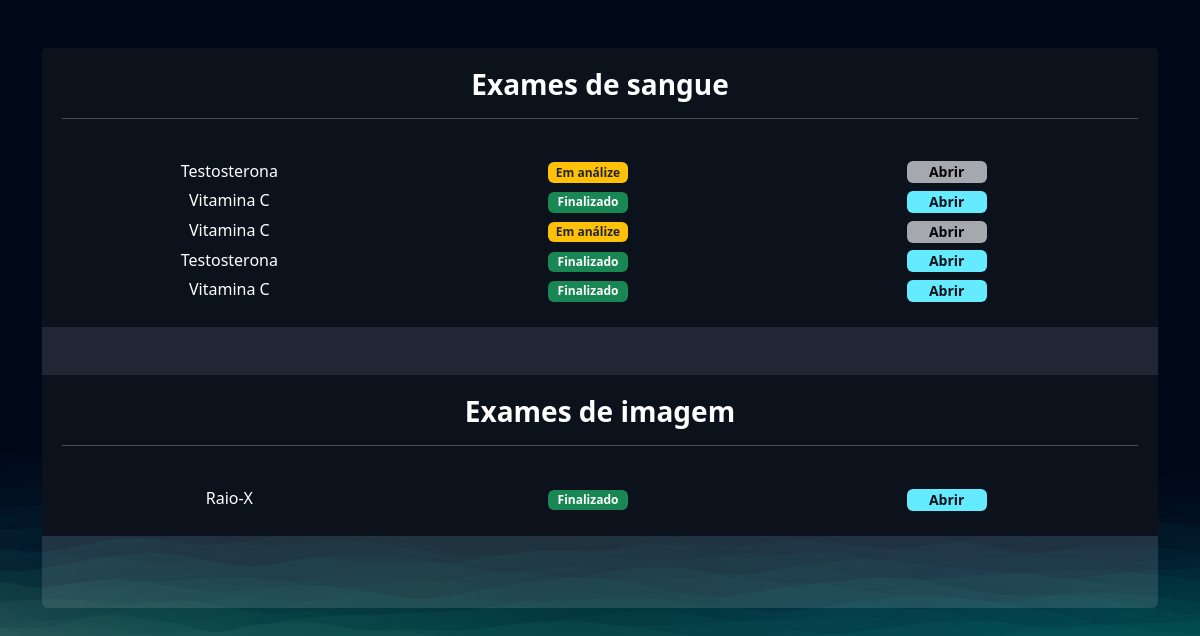
The page /exames/gerenciar_exames/ (signed in) on the database its author committed.
### exames/models.py (models this page shows, shortened)
class SolicitacaoExame(models.Model):
    choice_status = (
        ('E', 'Em análise'),
        ('F', 'Finalizado')
    )
    usuario = models.ForeignKey(User, on_delete=models.DO_NOTHING)
    exame = models.ForeignKey(TiposExames, on_delete=models.DO_NOTHING)
    status = models.CharField(max_length=1, choices=choice_status)
    resultado = models.FileField(upload_to="resultados", null=True, blank=True)
    requer_senha = models.BooleanField(default=False)
    senha = models.CharField(max_length=16, null=True, blank=True)
    def badge_template(self):
        if self.status == 'E':
            classes = 'bg-warning text-dark'
            mensagem = 'Em análize'
        elif self.status == 'F':
            mensagem = 'Finalizado'
            classes = 'bg-success'
        return mark_safe(f'<span class="badge {classes}" style="width: 80px;">{mensagem}</span>')

class TiposExames(models.Model):
    tipo_choices = (
        ('I', 'Exame de Imagem'),
        ('S', 'Exame de Sangue')
    )
    nome = models.CharField(max_length=50)
    tipo = models.CharField(max_length=1, choices=tipo_choices)
    preco = models.FloatField()
    disponivel = models.BooleanField(default=True)
    horario_inicial = models.IntegerField()
    horario_final = models.IntegerField()

### exames/views.py (the view)
# urls.py: path('gerenciar_exames/', views.gerenciar_exames, name='gerenciar_exames'),
@login_required
def gerenciar_exames(request):
    exames = SolicitacaoExame.objects.filter(usuario = request.user)
    return render(request, 'gerenciar_exames.html', {'exames': exames})

### exames/templates/gerenciar_exames.html (shortened to what this page needs)
{% extends "bases/base.html" %}
{% load static %}
{% block 'head' %}
    <link href="{% static 'exames/css/css.css' %}" rel="stylesheet">
    <link href="{% static 'exames/css/gerenciar_pedidos.css' %}" rel="stylesheet">
    <link href="{% static 'exames/css/gerenciar_exames.css' %}" rel="stylesheet">
{% endblock 'head' %}
{% block 'conteudo' %}
    <br>
    <br>
    <div class="container">
        <div class="card card-view">
            <div class="sub-card">
                <h3>Exames de sangue</h3>
                <hr>
                <br>
                {% for exame in exames %}
                    {% if exame.exame.tipo == 'S' %}
                        <div class="row">
                            <div class="col-md">{{exame.exame.nome}}</div>
                            <div class="col-md">
                                {{exame.badge_template}}
                            </div>
                            <div class="col-md">
                                {% if exame.status == 'F' %}
                                    <a href="{% url 'permitir_abrir_exame' exame.id %}" target="_blank" class="btn btn-light"> Abrir </a>
                                {% else %}
                                    <a href="#" class="btn btn-light disabled"> Abrir </a>
                                {% endif %}
                            </div>
                        </div>
                    {% endif %}
                {% endfor %}
            </div>
                <br>
                <br>
            <div class="sub-card">
                <h3>Exames de imagem</h3>
                <hr>
                <br>
                {% for exame in exames %}
                    {% if exame.exame.tipo == 'I' %}
                        <div class="row">
                            <div class="col-md">{{exame.exame.nome}}</div>
                            <div class="col-md">
                                {{exame.badge_template}}
                            </div>
                            <div class="col-md">
                                {% if exame.status == 'F' %}
                                    <a href="{% url 'permitir_abrir_exame' exame.id %}" target="_blank" class="btn btn-light"> Abrir </a>
                                {% else %}
                                    <a href="#" class="btn btn-light disabled"> Abrir </a>
                                {% endif %}
                            </div>
                        </div>
                    {% endif %}
                {% endfor %}
            </div>
        </div>
    </div>
{% endblock 'conteudo' %}

### templates/static/geral/css/geral.css (style rules this page uses)
:root { --main-color: #151C34; --dark-color: #0C121C ; --light-color: #6DE6EE; --contrast-color: #f4c96b; --differential-color: #066668; }
* { color: white }

### templates/static/exames/css/css.css (style rules this page uses)
html { background-image: url('/static/geral/img/bg2.png'); background-size: cover; }
body { background-image: url('/static/geral/img/bg2.png'); background-size: cover; }
.card { background-color: rgba(217, 217, 217, .14); color: white; padding: 15px; }

### templates/static/exames/css/gerenciar_pedidos.css (style rules this page uses)
.card-view { text-align: center; padding: 0; border: none; height: 70vh; overflow: auto; }

### templates/static/exames/css/gerenciar_exames.css (style rules this page uses)
.sub-card { background-color: var(--dark-color); padding: 20px; }
h3 { font-weight: bold; }
.row { max-width: 100%; margin-bottom:5px; }
.btn { height: 22px; width: 80px; font-size: 14px; padding-top: 0; padding-bottom: 0; background-color: #65ebff; border: #65ebff; font-weight: bold; color: #0C121C; }

### rows shown on the page
SolicitacaoExame: exame.nome "Testosterona", badge_template "Em análize", shows "Abrir"
SolicitacaoExame: exame.nome "Vitamina C", badge_template "Finalizado", shows "Abrir"
SolicitacaoExame: exame.nome "Vitamina C", badge_template "Em análize", shows "Abrir"
SolicitacaoExame: exame.nome "Testosterona", badge_template "Finalizado", shows "Abrir"
SolicitacaoExame: exame.nome "Vitamina C", badge_template "Finalizado", shows "Abrir"
SolicitacaoExame: exame.nome "Raio-X", badge_template "Finalizado", shows "Abrir"
